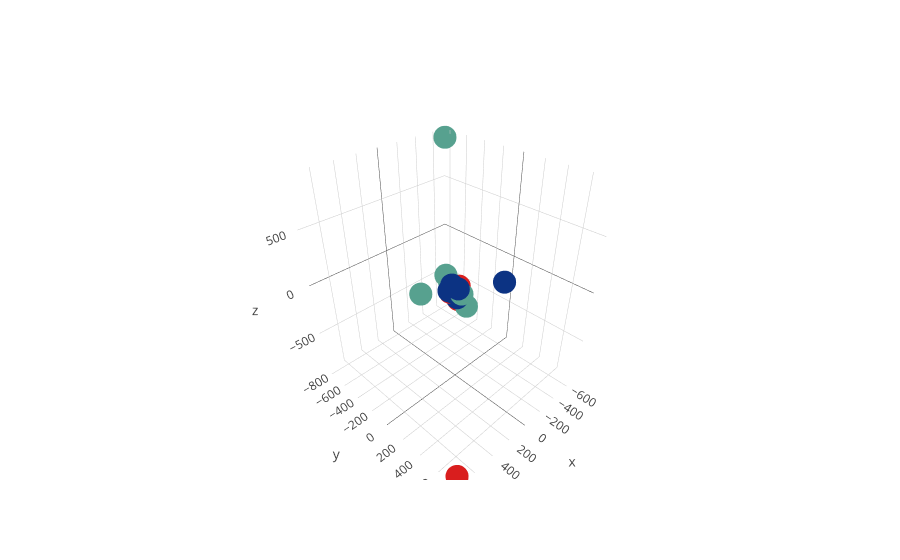
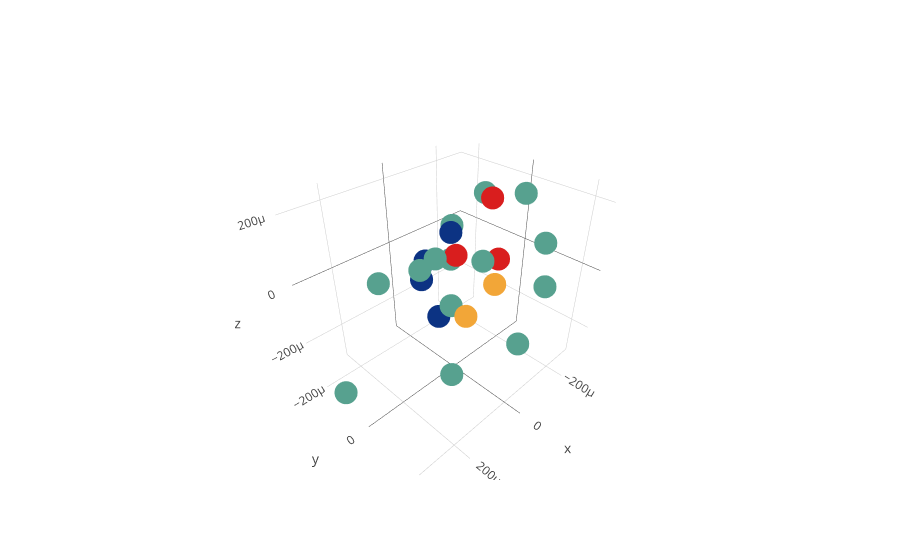

The cell these charts' notebook holds for them, in order:
### Code cell
tsne = TSNE(n_components=3)
genres_3d = tsne.fit_transform(by_genre)
trace = go.Scatter3d(x=genres_3d[:,0],
                  y=genres_3d[:,1],
                  z=genres_3d[:,2],
                  #mode='markers+text',
                     mode='markers',
                  text=titles,
                  marker=dict(color=genre_clustered,
                             colorscale='Portland',
                             showscale=False))
data = [trace]
iplot(data, filename='scatter')

genres_3d = tsne.fit_transform(by_rating)
trace = go.Scatter3d(x=ratings_3d[:,0],
                  y=ratings_3d[:,1],
                  z=ratings_3d[:,2],
                  mode='markers',
                  text=titles,
                  marker=dict(color=rating_clustered,
                             colorscale='Portland',
                             showscale=False))
data = [trace]
iplot(data, filename='scatter')

### Figure 1 — Plotly figure (JSON) as saved in the notebook; plotly's stock layout.template omitted (floating-point values rounded to 4 significant figures)
{"data": [{"marker": {"color": [0, 3, 1, 2, 0, 0, 1, 1, 3, 1, 0, 1, 3, 1, 1, 3, 0, 1, 0, 1, 1, 1, 0], "colorscale": "Portland", "showscale": false}, "mode": "markers", "text": ["mad max: fury road", "fast and furious 7", "fight club", "the dark knight", "vanilla sky", "mortal kombat", "rocky", "pretty woman", "django unchained", "almost famous", "back to the future", "clueless", "the big lebowski", "my big fat greek wedding", "saving private ryan", "kill bill", "guardians of the galaxy", "titanic", "deadpool", "ten things i hate about you", "bridget jones's diary", "twilight", "wonder woman"], "type": "scatter3d", "x": [19.43, -9.997, 15.14, 15.13, -256.1, 14.0, -21.12, -691.4, 36.01, 8.812, 60.36, -28.93, 739.0, -26.21, -28.46, -19.76, 32.62, 158.6, 1.903, 1.897, 25.84, 2.485, 45.16], "y": [42.29, 14.28, -57.07, -9.787, 274.4, 24.71, -33.28, -822.4, -30.61, 68.28, -19.43, 37.0, 742.3, 90.5, -10.64, 14.06, -16.14, -244.5, -47.4, 30.64, -87.81, -6.335, 22.9], "z": [45.54, -87.31, 54.36, 25.66, 88.48, -51.28, 19.46, 875.5, -15.09, 4.71, 16.66, -32.55, -886.8, -121.7, -36.88, 38.98, 60.77, -78.75, -33.93, -2.902, 115.6, -12.14, 13.37]}], "layout": {}}

### Figure 2 — Plotly figure (JSON) as saved in the notebook; plotly's stock layout.template omitted (floating-point values rounded to 4 significant figures)
{"data": [{"marker": {"color": [1, 0, 1, 1, 3, 2, 1, 3, 1, 1, 1, 0, 1, 0, 1, 1, 1, 1, 1, 3, 0, 2, 1], "colorscale": "Portland", "showscale": false}, "mode": "markers", "text": ["mad max: fury road", "fast and furious 7", "fight club", "the dark knight", "vanilla sky", "mortal kombat", "rocky", "pretty woman", "django unchained", "almost famous", "back to the future", "clueless", "the big lebowski", "my big fat greek wedding", "saving private ryan", "kill bill", "guardians of the galaxy", "titanic", "deadpool", "ten things i hate about you", "bridget jones's diary", "twilight", "wonder woman"], "type": "scatter3d", "x": [-6.03e-05, 1.862e-05, 5.138e-05, -1.905e-05, -7.34e-05, -0.0002248, -0.0001438, -8.925e-05, 0.0001436, 6.613e-05, -0.0002203, -3.37e-06, -0.0002892, -7.023e-05, -0.000111, 2.692e-05, -0.0001022, 0.0003013, 8.476e-06, -0.0001647, -5.136e-05, 0.0001585, -0.0001869], "y": [4.472e-05, -4.325e-05, -7.906e-05, -9.379e-05, -6.61e-05, -4.116e-05, 0.0001006, 4.161e-05, 0.0001335, -0.0002576, 0.000143, -0.0001374, 8.389e-05, -0.0001949, -0.0001244, 0.0002397, -0.0001111, -0.0001299, -3.705e-06, 1.382e-05, -6.474e-05, 0.0001901, -6.523e-05], "z": [4.681e-05, -0.0001421, 1.277e-05, 1.189e-05, 1.217e-05, -0.0001487, 0.0002272, 0.000214, -0.0001577, -0.0001097, -6.478e-05, -7.091e-05, 2.51e-05, -6.097e-05, -4.189e-05, -6.236e-05, 7.904e-05, -0.0003065, -8.79e-05, -4.892e-06, 9.326e-05, 6.824e-05, 0.0001657]}], "layout": {}}
